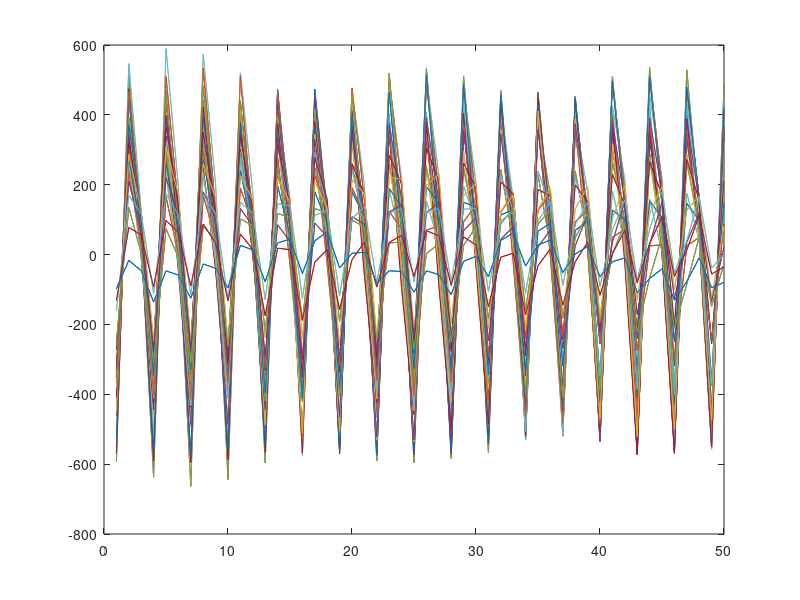

Here is the MATLAB script that generated this plot:
%% Set up the domain and boundary conditions
L = 1; % Length of the cavity (m)
H = 1; % Height of the cavity (m)
T_top = 100; % Temperature at the top wall (C)
T_bottom = 50; % Temperature at the bottom wall (C)
T_left = 50; % Temperature at the left wall (C)
T_right = 50; % Temperature at the right wall (C)

%% Set up the discretization
Nx = 50; % Number of grid points in the x direction
Ny = 50; % Number of grid points in the y direction
dx = L/(Nx-1); % Grid spacing in the x direction (m)
dy = H/(Ny-1); % Grid spacing in the y direction (m)

%% Set up the matrices
A = zeros(Nx*Ny,Nx*Ny); % Coefficient matrix
b = zeros(Nx*Ny,1); % RHS vector

%% Assemble the matrices
for i = 1:Nx
    for j = 1:Ny
        % Compute the indices
        idx = j + (i-1)*Ny; % Current grid point
        idx_W = j + (i-2)*Ny; % West grid point
        idx_E = j + (i)*Ny; % East grid point
        idx_S = j-1 + (i-1)*Ny; % South grid point
        idx_N = j+1 + (i-1)*Ny; % North grid point
        
        % Compute the coefficients
        A(idx,idx) = 1;
        if i > 1
            A(idx,idx_W) = -1;
        end
        if i < Nx
            A(idx,idx_E) = -1;
        end
        if j > 1
            A(idx,idx_S) = -1;
        end
        if j < Ny
            A(idx,idx_N) = -1;
        end
        
        % Compute the RHS
        if i == 1
            b(idx) = T_left;
        elseif i == Nx
            b(idx) = T_right;
        elseif j == 1
            b(idx) = T_bottom;
        elseif j == Ny
            b(idx) = T_top;
        end
    end
end

%% Solve for the temperature field
T = A\b;

%% Reshape the solution into a 2D grid
T_grid = reshape(T,Ny,Nx);

plot(T_grid);